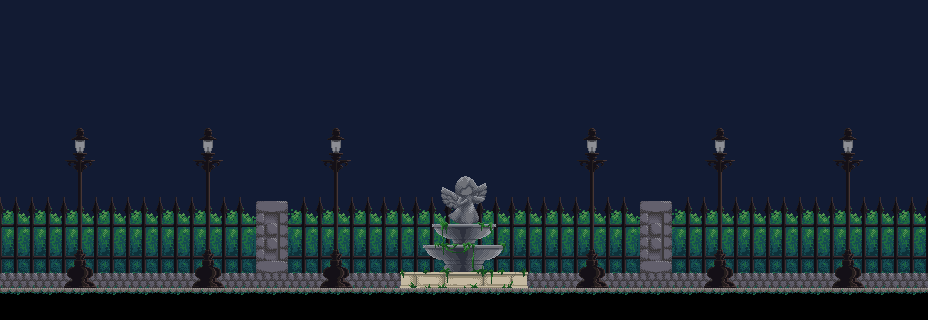

Tiled map render using the project's own tile images. Description and the whole map definition, tile-layer contents included, below:
An orthogonal 29x10 tile map with 32x32 px tiles, 4 tile layers (sky, bg, col, env), 2 tilesets and 4 objects.

<map version="1.0" orientation="orthogonal" renderorder="right-down" width="29" height="10" tilewidth="32" tileheight="32" nextobjectid="33">
 <tileset firstgid="1" name="garden" tilewidth="32" tileheight="32" tilecount="66" columns="6">
  <image source="garden.png" width="192" height="352" />
 </tileset>
 <tileset firstgid="67" name="garden-env" tilewidth="32" tileheight="32" tilecount="168" columns="12">
  <image source="garden-env.png" width="384" height="448" />
 </tileset>
 <layer name="sky" width="29" height="10">
  <data encoding="csv">
24,24,24,24,24,24,24,24,24,24,24,24,24,24,24,24,24,24,24,24,24,24,24,24,24,24,24,24,24,
24,24,24,24,24,24,24,24,24,24,24,24,24,24,24,24,24,24,24,24,24,24,24,24,24,24,24,24,24,
24,24,24,24,24,24,24,24,24,24,24,24,24,24,24,24,24,24,24,24,24,24,24,24,24,24,24,24,24,
24,24,24,24,24,24,24,24,24,24,24,24,24,24,24,24,24,24,24,24,24,24,24,24,24,24,24,24,24,
24,24,24,24,24,24,24,24,24,24,24,24,24,24,24,24,24,24,24,24,24,24,24,24,24,24,24,24,24,
24,24,24,24,24,24,24,24,24,24,24,24,24,24,24,24,24,24,24,24,24,24,24,24,24,24,24,24,24,
24,24,24,24,24,24,24,24,24,24,24,24,24,24,24,24,24,24,24,24,24,24,24,24,24,24,24,24,24,
24,24,24,24,24,24,24,24,24,24,24,24,24,24,24,24,24,24,24,24,24,24,24,24,24,24,24,24,24,
24,24,24,24,24,24,24,24,24,24,24,24,24,24,24,24,24,24,24,24,24,24,24,24,24,24,24,24,24,
24,24,24,24,24,24,24,24,24,24,24,24,24,24,24,24,24,24,24,24,24,24,24,24,24,24,24,24,24
</data>
 </layer>
 <layer name="bg" width="29" height="10">
  <data encoding="csv">
0,0,0,0,0,0,0,0,0,0,0,0,0,0,0,0,0,0,0,0,0,0,0,0,0,0,0,0,0,
0,0,0,0,0,0,0,0,0,0,0,0,0,0,0,0,0,0,0,0,0,0,0,0,0,0,0,0,0,
0,0,0,0,0,0,0,0,0,0,0,0,0,0,0,0,0,0,0,0,0,0,0,0,0,0,0,0,0,
0,0,0,0,0,0,0,0,0,0,0,0,0,0,0,0,0,0,0,0,0,0,0,0,0,0,0,0,0,
0,0,0,0,0,0,0,0,0,0,0,0,0,0,0,0,0,0,0,0,0,0,0,0,0,0,0,0,0,
0,0,0,0,0,0,0,0,0,0,0,0,0,0,0,0,0,0,0,0,0,0,0,0,0,0,0,0,0,
2,2,2,2,2,2,2,3,6,1,2,2,2,2,2,2,2,2,2,3,6,1,2,2,2,2,2,2,2,
8,8,8,8,8,8,8,9,12,7,8,8,8,8,8,8,8,8,8,9,12,7,8,8,8,8,8,8,8,
14,14,14,14,14,14,14,15,18,13,14,14,14,14,14,14,14,14,14,15,18,13,14,14,14,14,14,14,14,
0,0,0,0,0,0,0,0,0,0,0,0,0,0,0,0,0,0,0,0,0,0,0,0,0,0,0,0,0
</data>
 </layer>
 <layer name="col" width="29" height="10">
  <data encoding="csv">
0,0,0,0,0,0,0,0,0,0,0,0,0,0,0,0,0,0,0,0,0,0,0,0,0,0,0,0,0,
0,0,0,0,0,0,0,0,0,0,0,0,0,0,0,0,0,0,0,0,0,0,0,0,0,0,0,0,0,
0,0,0,0,0,0,0,0,0,0,0,0,0,0,0,0,0,0,0,0,0,0,0,0,0,0,0,0,0,
0,0,0,0,0,0,0,0,0,0,0,0,0,0,0,0,0,0,0,0,0,0,0,0,0,0,0,0,0,
0,0,72,0,0,0,0,0,0,0,0,0,0,0,0,0,0,0,0,0,0,0,0,0,0,0,72,0,0,
0,0,84,0,0,0,0,0,0,73,0,0,0,0,0,0,0,0,0,0,0,0,0,0,0,0,84,0,0,
0,0,96,0,0,0,0,0,0,0,0,0,0,83,0,0,0,0,0,0,0,0,0,0,0,0,96,0,0,
0,0,108,0,0,0,0,0,0,0,0,0,0,0,0,0,0,0,0,0,0,0,0,0,0,0,108,0,0,
0,0,120,0,0,0,0,0,0,0,0,0,0,0,0,0,0,0,0,0,0,0,0,0,0,0,120,0,0,
22,22,22,22,22,22,22,22,22,22,22,22,22,22,22,22,22,22,22,22,22,22,22,22,22,22,22,22,22
</data>
 </layer>
 <layer name="env" width="29" height="10">
  <data encoding="csv">
0,0,0,0,0,0,0,0,0,0,0,0,0,0,0,0,0,0,0,0,0,0,0,0,0,0,0,0,0,
0,0,0,0,0,0,0,0,0,0,0,0,0,0,0,0,0,0,0,0,0,0,0,0,0,0,0,0,0,
0,0,0,0,0,0,0,0,0,0,0,0,0,0,0,0,0,0,0,0,0,0,0,0,0,0,0,0,0,
0,0,0,0,0,0,0,0,0,0,0,0,0,0,0,0,0,0,0,0,0,0,0,0,0,0,0,0,0,
0,0,0,0,0,0,72,0,0,0,72,0,0,0,0,0,0,0,72,0,0,0,72,0,0,0,0,0,0,
0,0,0,0,0,0,84,0,0,0,84,0,0,80,81,82,0,0,84,0,0,0,84,0,0,0,0,0,0,
0,0,0,0,0,0,96,0,0,0,96,0,0,92,93,94,0,0,96,0,0,0,96,0,0,0,0,0,0,
0,0,0,0,0,0,108,0,0,0,108,0,0,104,105,106,0,0,108,0,0,0,108,0,0,0,0,0,0,
0,0,0,0,0,0,120,0,0,0,120,0,115,116,117,118,119,0,120,0,0,0,120,0,0,0,0,0,0,
0,0,0,0,0,0,0,0,0,0,0,0,0,0,0,0,0,0,0,0,0,0,0,0,0,0,0,0,0
</data>
 </layer>
 <objectgroup name="grounds">
  <object id="1" x="0" y="288">
   <polyline points="0,0 928,0" />
  </object>
 </objectgroup>
 <objectgroup name="owp">
  <object id="6" x="400" y="272">
   <polyline points="0,0 128,0" />
  </object>
  <object id="7" x="423" y="245">
   <polyline points="0,0 80.918,0" />
  </object>
  <object id="8" x="432" y="224">
   <polyline points="0,0 64,0" />
  </object>
 </objectgroup>
 <objectgroup name="lights" />
</map>
